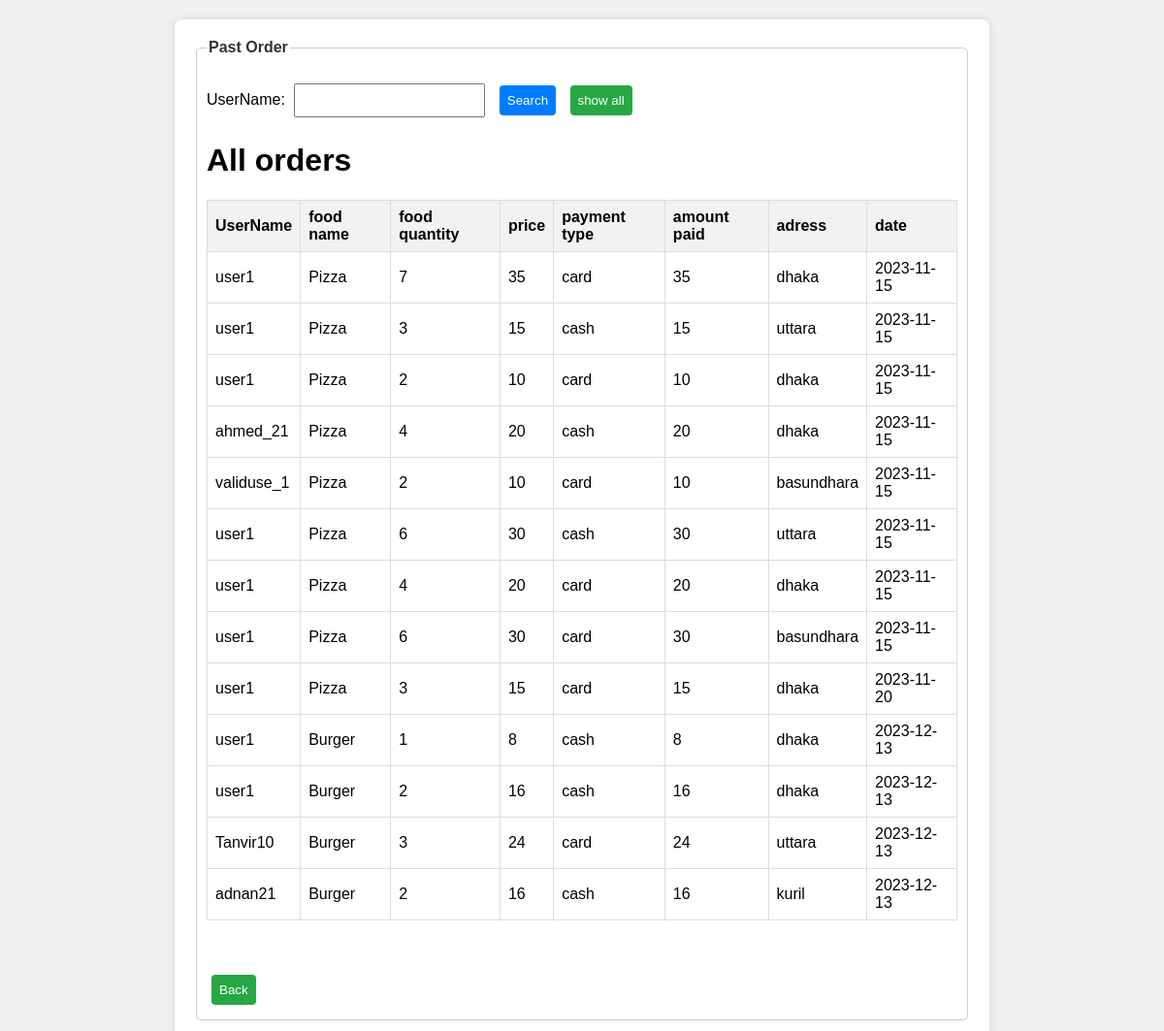
/view/admin_orderhistory.php (signed in), run on the app's committed database.
### tables this page shows
CREATE TABLE `orderhistory` (
  `id` int(10) NOT NULL,
  `username` varchar(100) NOT NULL,
  `food_name` varchar(100) NOT NULL,
  `food_quantity` int(100) NOT NULL,
  `total_amount` varchar(100) NOT NULL,
  `payment_type` varchar(100) NOT NULL,
  `amount_paid` varchar(100) NOT NULL,
  `adress` varchar(100) NOT NULL,
  `date` date NOT NULL DEFAULT current_timestamp(),
  `tracking_key` varchar(10) NOT NULL,
  `estimated_delivery_at` varchar(50) NOT NULL,
  `delivery_status` varchar(30) NOT NULL
);

### model/orderModel.php (called while the page is built, shortened)
<?php
    function getOrderhistory1(){
        $con = getConnection();
        $sql = "select * from orderhistory";
        $result = mysqli_query($con, $sql);
        $orders = [];
        while($orderhistory = mysqli_fetch_assoc($result)){
            array_push($orders, $orderhistory);
        }
        return $orders;
    }
?>

### view/admin_orderhistory.php (the view, shortened to what this page needs)
<?php
require_once('../model/orderModel.php');
$orders=getOrderhistory1();
?>
<html>
    <head>
        <link rel="stylesheet" type="text/css" href="../css/admin_orderhistory.css">
    </head>
    <body>
        <form id="sr" action="admin_orderhistory.php" method="post">
            <fieldset>
            <legend>Past Order</legend>
            UserName: <input type="text" id="search" name="search" value="">
            <input type="button" name="search" value="Search" onclick="ajax()"/>
            <a href="admin_orderhistory.php">
            <button type="button">show all</button></a><span id="output"></span>
            <h1>All orders</h1>
            <table border="1" width=50% >
                <tr>
                    <th>UserName</th>
                    <th>food name</th>
                    <th>food quantity</th>
                    <th>price</th>
                    <th>payment type</th>
                    <th>amount paid</th>
                    <th>adress</th>
                    <th>date</th>
                </tr>
                <?php for($i=0;$i<count($orders);$i++)
                {?>
                <tr>
                    <td><?=$orders[$i]['username']?></td>
                    <td><?=$orders[$i]['food_name']?></td>
                    <td><?=$orders[$i]['food_quantity']?></td>
                    <td><?=$orders[$i]['total_amount']?></td>
                    <td><?=$orders[$i]['payment_type']?></td>
                    <td><?=$orders[$i]['amount_paid']?></td>
                    <td><?=$orders[$i]['adress']?></td>
                    <td><?=$orders[$i]['date']?></td>
        <?php   }?>
                </tr>
            </table>
            <br><a href="admin_dashboard.php">
            <br><button type="button">Back</button><br>
            </fieldset>
        </form>
    </body>
</html>

### css/admin_orderhistory.css (style rules this page uses)
body { font-family: Arial, sans-serif; background-color: #f0f0f0; margin: 0; padding: 0; }
form { max-width: 800px; margin: 20px auto; background-color: #fff; padding: 20px; border-radius: 8px; box-shadow: 0 0 10px rgba(0, 0, 0, 0.1); }
fieldset { border: 1px solid #ccc; border-radius: 5px; padding: 10px; margin-bottom: 20px; }
legend { font-weight: bold; color: #333; }
input[type="text"], input[type="button"], button { padding: 8px; margin: 5px; }
input[type="button"], button { cursor: pointer; background-color: #007BFF; color: #fff; border: none; border-radius: 4px; }
a { text-decoration: none; }
table { border-collapse: collapse; width: 100%; }
th, td { border: 1px solid #ddd; padding: 8px; text-align: left; }
th { background-color: #f2f2f2; }
button[type="button"] { cursor: pointer; background-color: #28a745; color: #fff; border: none; border-radius: 4px; padding: 8px; }
button[type="button"], a { margin-top: 10px; display: inline-block; }

### data on the page
orderhistory: username "user1", food_name "Pizza", food_quantity "7", total_amount "35", payment_type "card", amount_paid "35", adress "dhaka", date "2023-11-15"
orderhistory: username "user1", food_name "Pizza", food_quantity "3", total_amount "15", payment_type "cash", amount_paid "15", adress "uttara", date "2023-11-15"
orderhistory: username "user1", food_name "Pizza", food_quantity "2", total_amount "10", payment_type "card", amount_paid "10", adress "dhaka", date "2023-11-15"
orderhistory: username "ahmed_21", food_name "Pizza", food_quantity "4", total_amount "20", payment_type "cash", amount_paid "20", adress "dhaka", date "2023-11-15"
orderhistory: username "validuse_1", food_name "Pizza", food_quantity "2", total_amount "10", payment_type "card", amount_paid "10", adress "basundhara", date "2023-11-15"
orderhistory: username "user1", food_name "Pizza", food_quantity "6", total_amount "30", payment_type "cash", amount_paid "30", adress "uttara", date "2023-11-15"
orderhistory: username "user1", food_name "Pizza", food_quantity "4", total_amount "20", payment_type "card", amount_paid "20", adress "dhaka", date "2023-11-15"
orderhistory: username "user1", food_name "Pizza", food_quantity "6", total_amount "30", payment_type "card", amount_paid "30", adress "basundhara", date "2023-11-15"
orderhistory: username "user1", food_name "Pizza", food_quantity "3", total_amount "15", payment_type "card", amount_paid "15", adress "dhaka", date "2023-11-20"
orderhistory: username "user1", food_name "Burger", food_quantity "1", total_amount "8", payment_type "cash", amount_paid "8", adress "dhaka", date "2023-12-13"
orderhistory: username "user1", food_name "Burger", food_quantity "2", total_amount "16", payment_type "cash", amount_paid "16", adress "dhaka", date "2023-12-13"
orderhistory: username "Tanvir10", food_name "Burger", food_quantity "3", total_amount "24", payment_type "card", amount_paid "24", adress "uttara", date "2023-12-13"
orderhistory: username "adnan21", food_name "Burger", food_quantity "2", total_amount "16", payment_type "cash", amount_paid "16", adress "kuril", date "2023-12-13"
